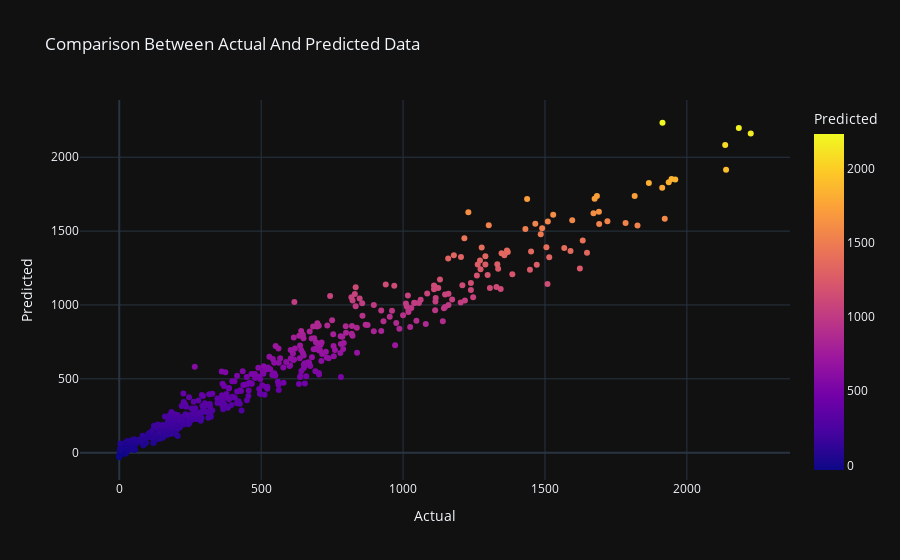
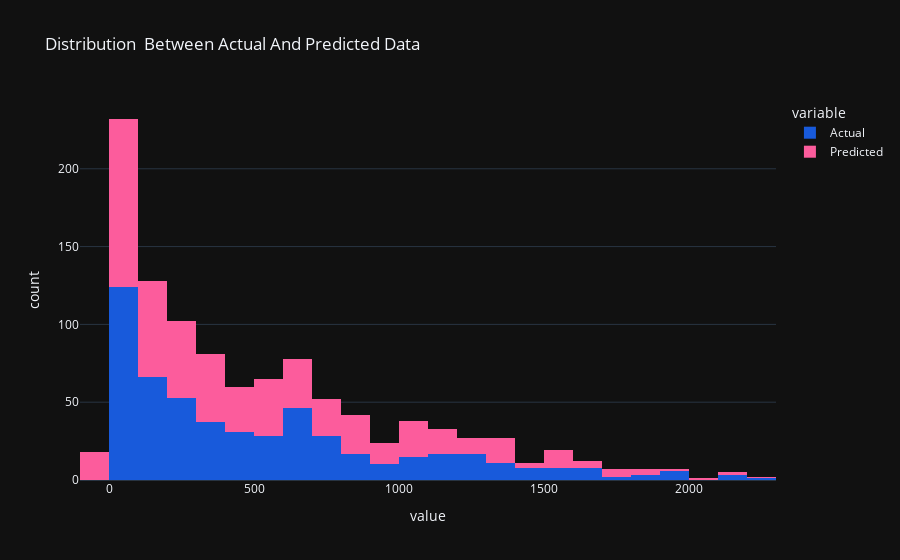

The notebook cell these images were saved under, in order:
### Code cell
comparison_fig=px.scatter(comparison_data,x='Actual',y='Predicted',template='plotly_dark' ,color='Predicted',title='Comparison Between Actual And Predicted Data')
comparison_fig.show()
comparison_hist=px.histogram(comparison_data,x=['Actual','Predicted'],template='plotly_dark', color_discrete_sequence=['#185ADB', '#FC5C9C'] ,title='Distribution  Between Actual And Predicted Data')
comparison_hist.show()

### Figure 1 — Plotly figure (JSON) as saved in the notebook; plotly's stock layout.template omitted (floating-point values rounded to 4 significant figures; data arrays with more than 128 entries replaced by an {"elided": "..."} marker saying what was removed)
{"data": [{"hovertemplate": "Actual=%{x}<br>Predicted=%{marker.color}<extra></extra>", "legendgroup": "", "marker": {"color": {"elided": "539 float values"}, "coloraxis": "coloraxis", "symbol": "circle"}, "mode": "markers", "name": "", "orientation": "v", "showlegend": false, "type": "scatter", "x": {"elided": "539 int values"}, "xaxis": "x", "y": {"elided": "539 float values"}, "yaxis": "y"}], "layout": {"coloraxis": {"colorbar": {"title": {"text": "Predicted"}}, "colorscale": [[0, "#0d0887"], [0.1111, "#46039f"], [0.2222, "#7201a8"], [0.3333, "#9c179e"], [0.4444, "#bd3786"], [0.5556, "#d8576b"], [0.6667, "#ed7953"], [0.7778, "#fb9f3a"], [0.8889, "#fdca26"], [1, "#f0f921"]]}, "legend": {"tracegroupgap": 0}, "title": {"text": "Comparison Between Actual And Predicted Data"}, "xaxis": {"anchor": "y", "domain": [0, 1], "title": {"text": "Actual"}}, "yaxis": {"anchor": "x", "domain": [0, 1], "title": {"text": "Predicted"}}}}

### Figure 2 — Plotly figure (JSON) as saved in the notebook; plotly's stock layout.template omitted (floating-point values rounded to 4 significant figures; data arrays with more than 128 entries replaced by an {"elided": "..."} marker saying what was removed)
{"data": [{"alignmentgroup": "True", "bingroup": "x", "hovertemplate": "variable=Actual<br>value=%{x}<br>count=%{y}<extra></extra>", "legendgroup": "Actual", "marker": {"color": "#185ADB", "pattern": {"shape": ""}}, "name": "Actual", "offsetgroup": "Actual", "orientation": "v", "showlegend": true, "type": "histogram", "x": {"elided": "539 int values"}, "xaxis": "x", "yaxis": "y"}, {"alignmentgroup": "True", "bingroup": "x", "hovertemplate": "variable=Predicted<br>value=%{x}<br>count=%{y}<extra></extra>", "legendgroup": "Predicted", "marker": {"color": "#FC5C9C", "pattern": {"shape": ""}}, "name": "Predicted", "offsetgroup": "Predicted", "orientation": "v", "showlegend": true, "type": "histogram", "x": {"elided": "539 float values"}, "xaxis": "x", "yaxis": "y"}], "layout": {"barmode": "relative", "legend": {"title": {"text": "variable"}, "tracegroupgap": 0}, "title": {"text": "Distribution  Between Actual And Predicted Data"}, "xaxis": {"anchor": "y", "domain": [0, 1], "title": {"text": "value"}}, "yaxis": {"anchor": "x", "domain": [0, 1], "title": {"text": "count"}}}}
